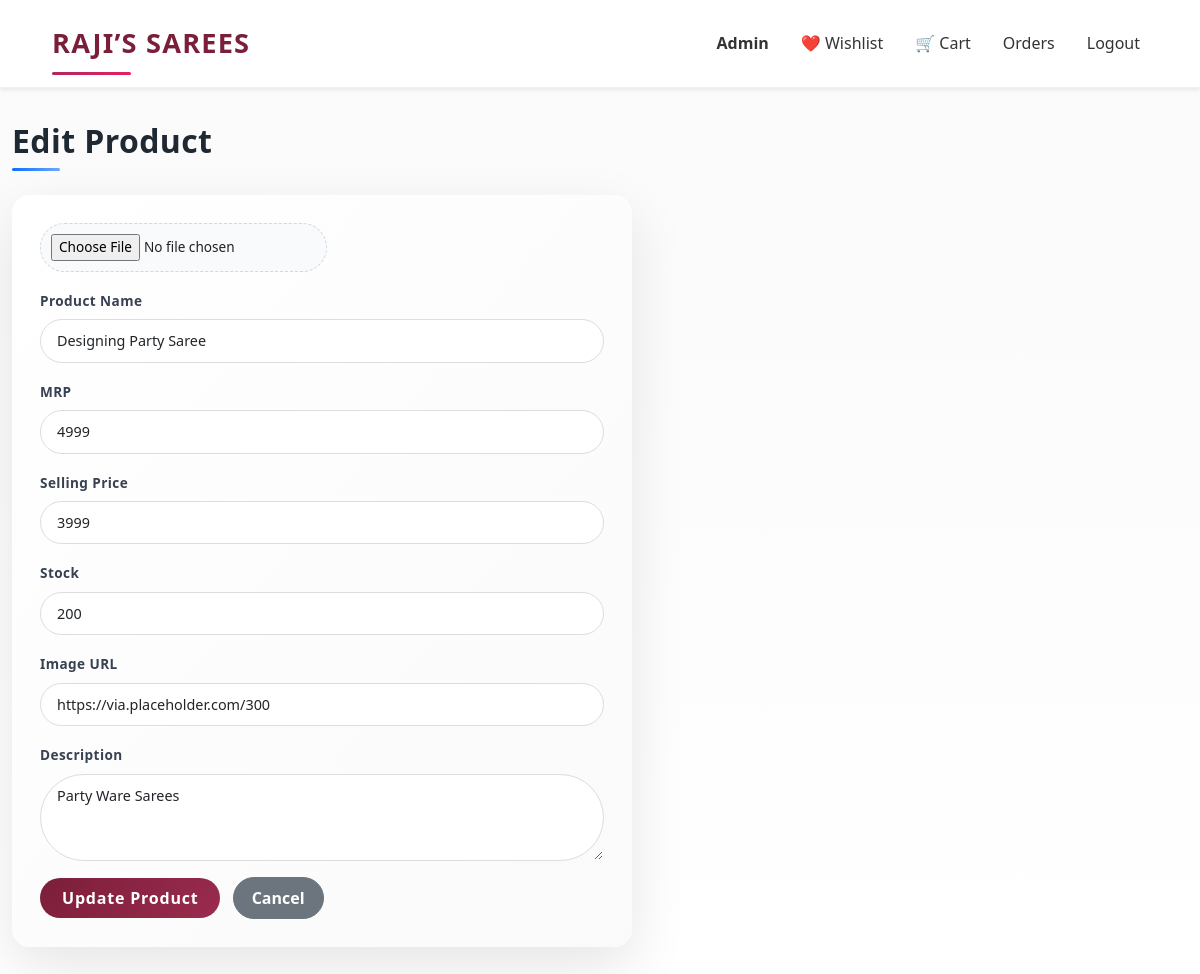
Page /admin/product/edit/4 (signed in) on the committed database.
### app.py (models this page shows)
class Product(db.Model):
    id = db.Column(db.Integer, primary_key=True)
    name = db.Column(db.String(150), nullable=False)
    mrp = db.Column(db.Integer, nullable=False)
    price = db.Column(db.Integer, nullable=False)
    stock = db.Column(db.Integer, nullable=False)
    image = db.Column(db.String(300), nullable=False)
    description = db.Column(db.Text, nullable=False)

### app.py (the view, shortened to what this page needs)
@app.route("/admin/product/edit/<int:id>", methods=["GET", "POST"])
@login_required
def admin_edit_product(id):
    if not current_user.is_admin:
        abort(403)
    product = Product.query.get_or_404(id)
    return render_template("admin/edit_product.html", product=product)

### app.py (called while the page is built)
@login_manager.user_loader
def load_user(user_id):
    return User.query.get(int(user_id))

@app.context_processor
def inject_cart_count():
    if current_user.is_authenticated:
        count = db.session.query(
            func.sum(CartItem.quantity)
        ).filter_by(user_id=current_user.id).scalar()
        return {"cart_count": count or 0}
    return {"cart_count": 0}

### templates/admin/edit_product.html (shortened to what this page needs)
<!DOCTYPE html>
<html lang="en">
<head>
    <link href="https://cdn.jsdelivr.net/npm/bootstrap@5.3.3/dist/css/bootstrap.min.css" rel="stylesheet">
    <link rel="stylesheet" href="{{ url_for('static', filename='css/edit_product.css') }}">
</head>
<body>
<div class="toast-container position-fixed top-0 end-0 p-3">
</div>
<nav class="navbar navbar-expand-lg bg-white shadow-sm sticky-top">
  <div class="container">
    <a class="navbar-brand fw-bold brand-logo" href="/">RAJI’S SAREES</a>
    <div class="collapse navbar-collapse" id="mainNavbar">
      <ul class="navbar-nav ms-auto align-items-lg-center gap-lg-3">
        {% if current_user.is_authenticated %}
          {% if current_user.is_admin %}
            <li class="nav-item">
              <a href="/admin/dashboard" class="nav-link fw-bold text-danger">Admin</a>
            </li>
          {% endif %}
          <li class="nav-item">
            <a href="/wishlist" class="nav-link">❤️ Wishlist</a>
          </li>
          <li class="nav-item position-relative">
            <a href="/cart" class="nav-link">
              🛒 Cart
            </a>
          </li>
          <li class="nav-item">
            <a href="/orders" class="nav-link">Orders</a>
          </li>
          <li class="nav-item">
            <a href="/logout" class="nav-link">Logout</a>
          </li>
        {% endif %}
      </ul>
    </div>
  </div>
</nav>
<div class="container mt-4">
  {% block content %}
  <h2 class="mb-4">Edit Product</h2>
<form method="POST" enctype="multipart/form-data">
  <input type="file" name="image">
  <div class="mb-3">
    <label class="form-label">Product Name</label>
    <input class="form-control" name="name" value="{{ product.name }}" required>
  </div>
  <div class="mb-3">
    <label class="form-label">MRP</label>
    <input class="form-control" type="number" name="mrp" value="{{ product.mrp }}" required>
  </div>
  <div class="mb-3">
    <label class="form-label">Selling Price</label>
    <input class="form-control" type="number" name="price" value="{{ product.price }}" required>
  </div>
  <div class="mb-3">
    <label class="form-label">Stock</label>
    <input class="form-control" type="number" name="stock" value="{{ product.stock }}" required>
  </div>
  <div class="mb-3">
    <label class="form-label">Image URL</label>
    <input class="form-control" name="image" value="{{ product.image }}" required>
  </div>
  <div class="mb-3">
    <label class="form-label">Description</label>
    <textarea class="form-control" name="description" rows="3">{{ product.description }}</textarea>
  </div>
  <button class="btn btn-primary">Update Product</button>
  <a href="/admin/dashboard" class="btn btn-secondary ms-2">Cancel</a>
</form>
  {% endblock %}
</div>
</body>
</html>

### rows in the picture
Product: name "Designing Party Saree", mrp "4999", price "3999", stock "200", image "https://via.placeholder.com/300", description "Party Ware Sarees"
